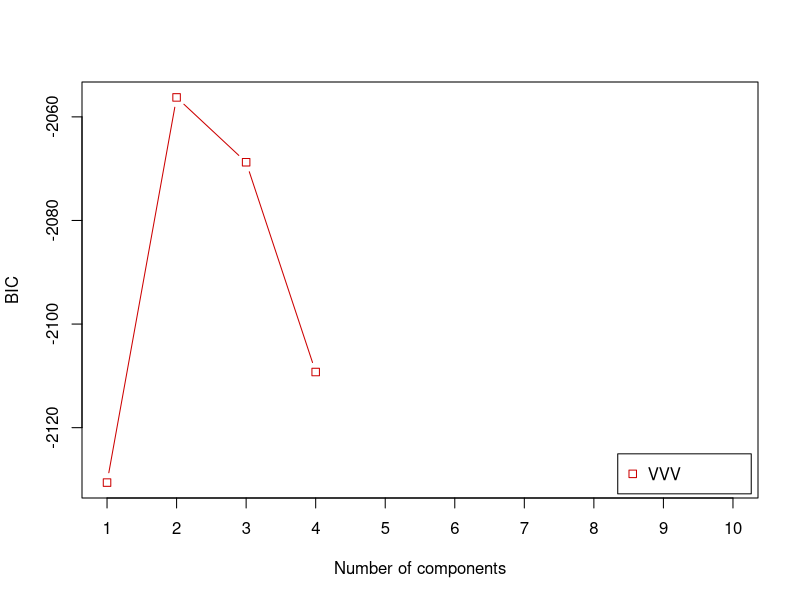
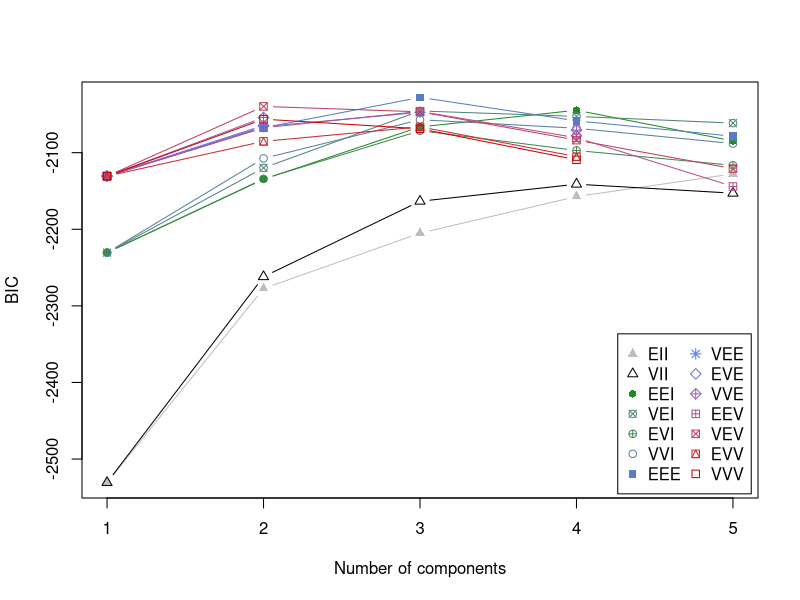
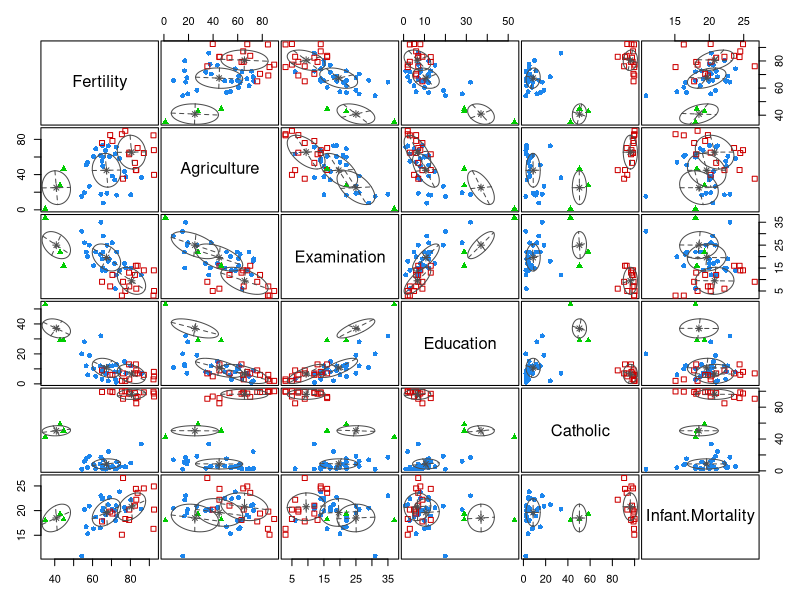
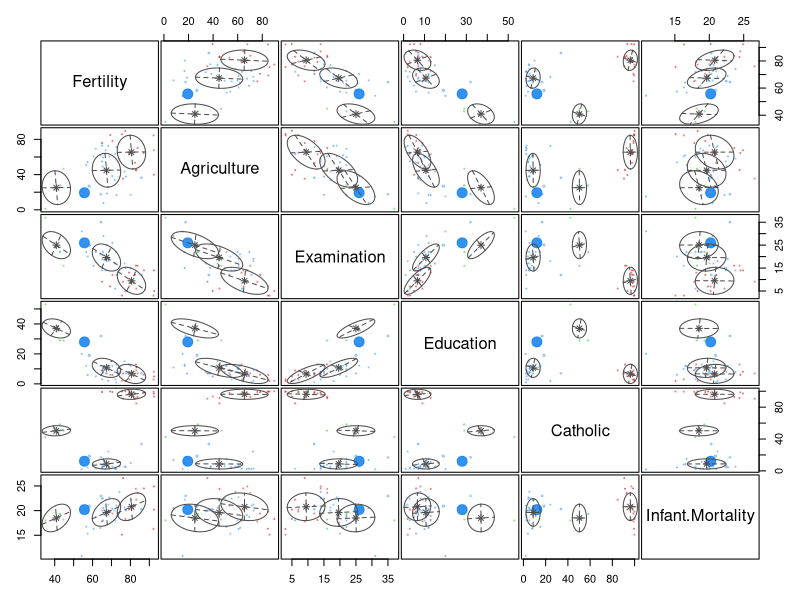

Recreate these plots in R, in order.
## ---- chunk 1
#install.packages("mclust")
library(mclust)
data(swiss)
out = Mclust(swiss, G=1:10, modelNames="VVV")
plot(out, what="BIC")
## ---- chunk 2
out = Mclust(swiss, G=1:5)
plot(out, what="BIC")
## ---- chunk 3
plot(out, what="classification")
## ---- chunk 4
plot(out, what="uncertainty")
## ---- chunk 5
round(out$z, 15)
